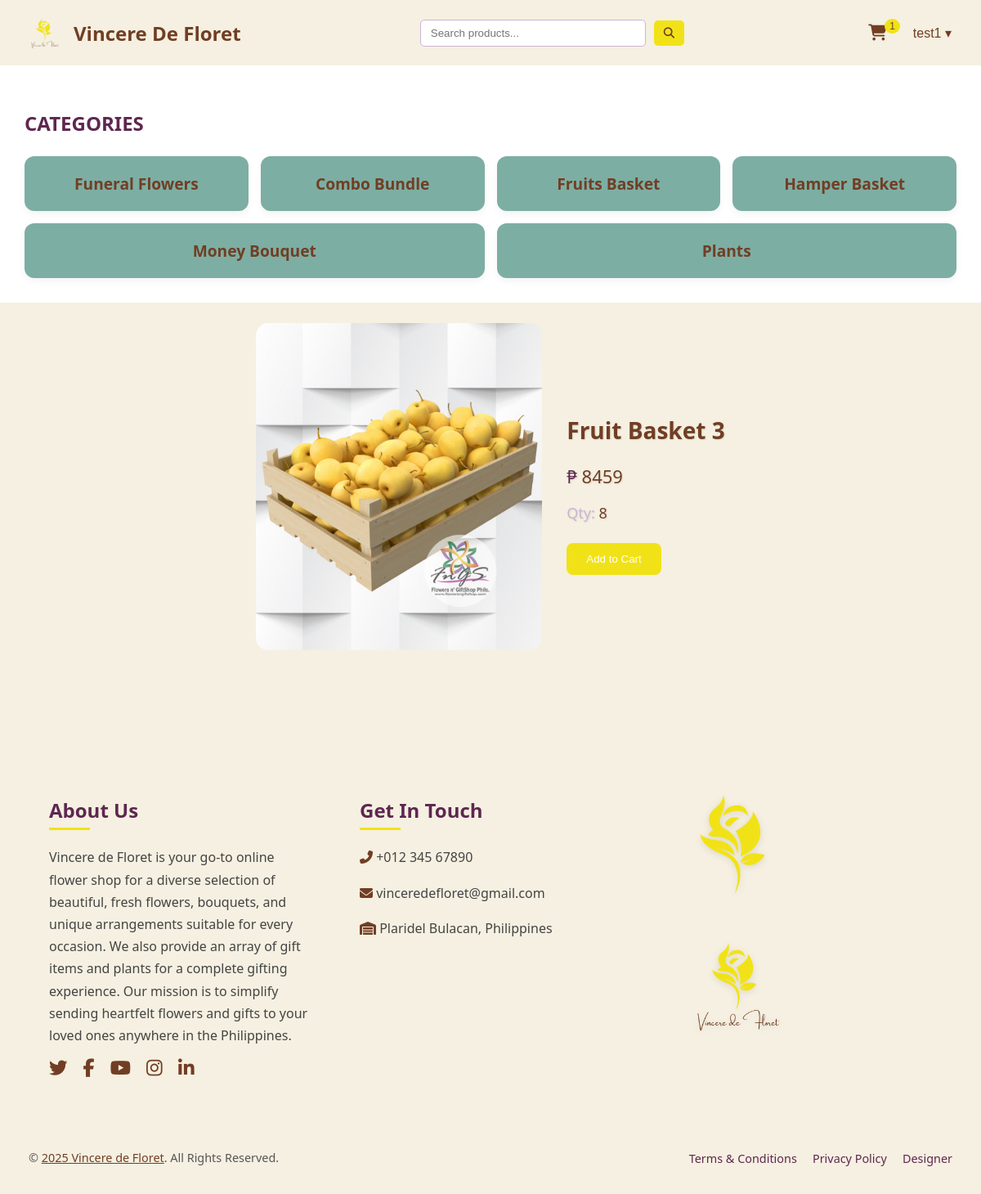
The app's page /php/product-details.php?id=224 (signed in), older data.
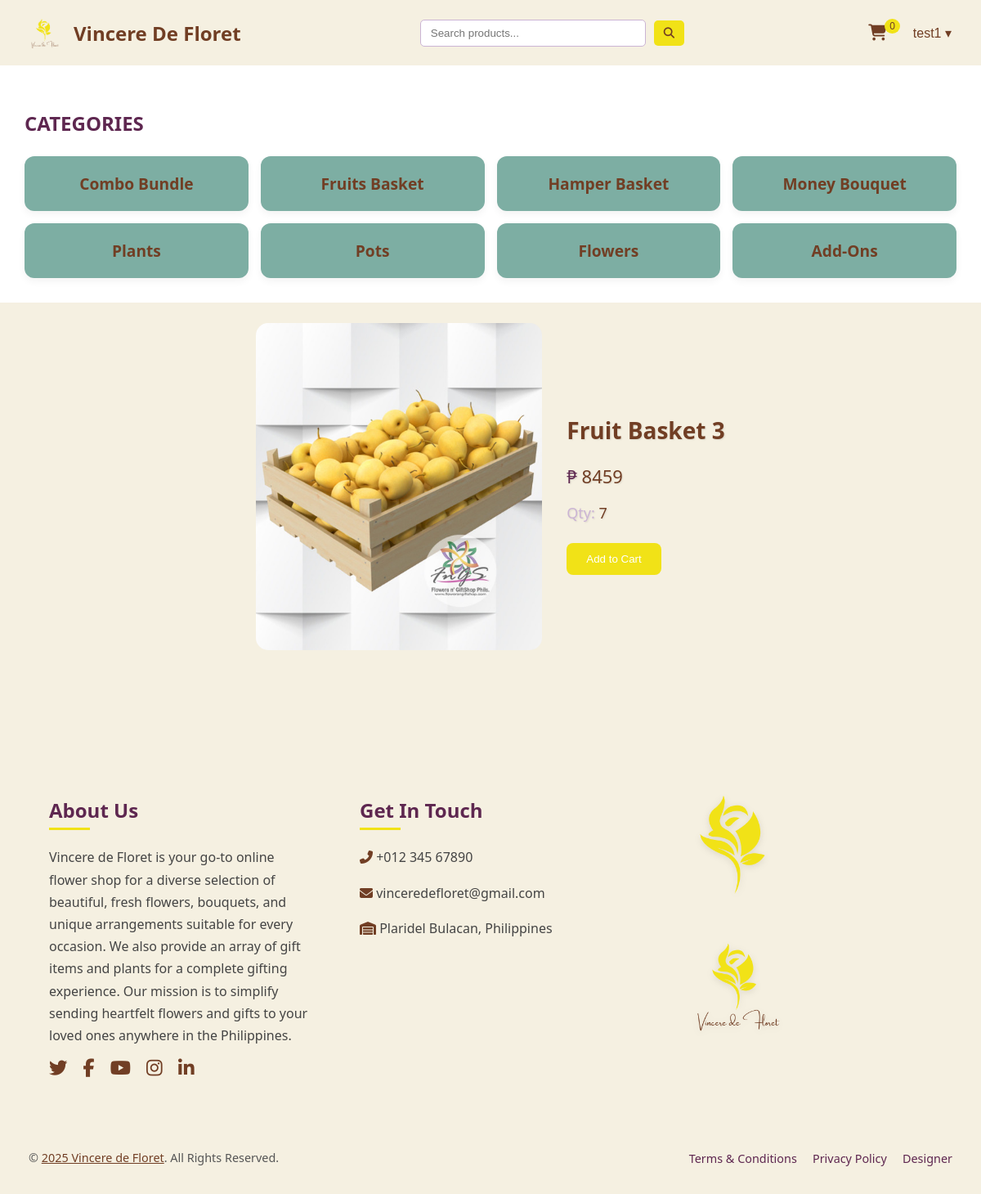
The same page, newer data.
### tables this page shows
CREATE TABLE `category` (
  `id` int(11) NOT NULL,
  `category` varchar(50) NOT NULL,
  `product_count` int(11) DEFAULT 0
);

CREATE TABLE `product` (
  `id` int(11) NOT NULL,
  `name` varchar(255) NOT NULL,
  `image` varchar(255) NOT NULL,
  `category` varchar(255) NOT NULL,
  `qty` int(11) NOT NULL,
  `price` varchar(255) DEFAULT NULL,
  `category_id` int(11) DEFAULT NULL,
  `status` varchar(50) DEFAULT 'Available',
  `total_sold` int(11) DEFAULT 0,
  `available_stocks` int(11) DEFAULT 0
);

### php/product-details.php (the view, shortened to what this page needs)
<?php
require 'connection.php';
if (isset($_SESSION['user_name'])) {
    $userName = $_SESSION['user_name'];
} else {
    header("Location: http://localhost/vincere-de-floret/php/customer-landing-page.php");
    exit;
}
$productId = isset($_GET['id']) ? $_GET['id'] : 0;
$query = "SELECT * FROM product WHERE id = $productId";
$result = mysqli_query($conn, $query);
$product = mysqli_fetch_assoc($result);
$sqlGetSettings = "SELECT * FROM design_settings WHERE id = 1";
$resultSettings = $conn->query($sqlGetSettings);
if ($resultSettings->num_rows > 0) {
    while ($row = $resultSettings->fetch_assoc()) {
        $shopName = $row["shop_name"];
        $logoPath = $row["logo_path"];
    }
} else {
    echo "0 results";
}
?>
<!DOCTYPE html>
<html lang="en">
<head>
    <link rel="stylesheet" href="https://cdnjs.cloudflare.com/ajax/libs/font-awesome/6.4.2/css/all.min.css" />
    <link rel="stylesheet" href="../css/product-details.css" />
</head>
<body>
<header class="header">
    <a href="customer-dashboard.php?user=<?php echo $userName; ?>" class="container-header">
            <img class="logo" src="../img/<?php echo basename($logoPath); ?>" alt="Logo">
            <label class="shop"><?php echo $shopName; ?></label>
    </a>
    <div class="content-search">
        <input type="text" class="search-bar" placeholder="Search products..."/>
        <button class="search-button">
            <i class="fa-solid fa-magnifying-glass"></i>
        </button>
    </div>
  <div class="header-right">
    <a href="cart.php?user=<?php echo $userName; ?>" class="cart-link">
            <button class="cart-button">
                <i class="fas fa-shopping-cart"></i>
                <?php
                require 'connection.php';
                $userQuery = "SELECT id FROM users WHERE name = ?";
                $userStatement = mysqli_prepare($conn, $userQuery);
                mysqli_stmt_bind_param($userStatement, "s", $userName);
                mysqli_stmt_execute($userStatement);
                $userResult = mysqli_stmt_get_result($userStatement);
                $userRow = mysqli_fetch_assoc($userResult);
                $user_id = isset($userRow['id']) ? $userRow['id'] : 0;
                $cartCountQuery = "SELECT COUNT(*) AS count FROM cart WHERE user_id = ?";
                $cartCountStatement = mysqli_prepare($conn, $cartCountQuery);
                if ($cartCountStatement) {
                    mysqli_stmt_bind_param($cartCountStatement, "i", $user_id);
                    mysqli_stmt_execute($cartCountStatement);
                    $cartCountResult = mysqli_stmt_get_result($cartCountStatement);
                    if ($cartCountResult) {
                        $cartCountRow = mysqli_fetch_assoc($cartCountResult);
                        $cartCount = isset($cartCountRow['count']) ? $cartCountRow['count'] : "0";
                        echo "<span class='cart-number'>$cartCount</span>";
                    }
                }
                ?>
            </button>
        </a>
    <nav class="nav-right">
        <div class="dropdown">
            <button class="dropbtn"><?php echo $userName; ?> &#9662;</button>
        </div>
    </nav>
    </div>
    </header>
  <section class="content-categories">
    <div class="categories-title"><p>CATEGORIES</p></div>
    <div class="containers-category">
                    <?php
                    require 'connection.php';
                    $query = "SELECT * FROM category";
                    $result = mysqli_query($conn, $query);
                    while ($row = mysqli_fetch_assoc($result)) {
                        $categoryLink = "product-category.php?category=" . urlencode($row['category']) . "&user=" . urlencode($userName);
                        echo "<a class='category-link' href='$categoryLink'>";
                        echo "<div class='categories'>";
                        echo "<div class='category-title'>";
                        echo "<span>{$row['category']}</span>";
                        echo "</div>";
                        echo "</div>";
                        echo "</a>";
                    }
                    ?>
                </div>
        </section>
    <div class="all">
    <img src="../img/<?php echo isset($product['image']) ? $product['image'] : ''; ?>" alt="<?php echo isset($product['name']) ? $product['name'] : ''; ?>" />
    <div class="details">
        <h1><?php echo isset($product['name']) ? $product['name'] : ''; ?></h1>
        <p class="peso">₱ <span id="priceRange"><?php echo isset($product['price']) ? $product['price'] : ''; ?></span></p>
        <p class="qty">Qty: <span id="productQty"><?php echo isset($product['available_stocks']) ? $product['available_stocks'] : ''; ?></span></p>
        <button class="add" onclick="addToCart(<?php echo $productId; ?>, '<?php echo $product['name']; ?>', '<?php echo $userName; ?>')">Add to Cart</button>
    </div>
    </div>
</body>
</html>
<?php
include ('footer.php');
?>

Row changes from the older to the newer data that the page shows:
removed category: category "Funeral Flowers"
added category: category "Pots"
added category: category "Flowers"
added category: category "Add-Ons"
changed product "Fruit Basket 3": available_stocks "8" → "7"
Text that changed along with them:
$cartCount: "1" → "0"
